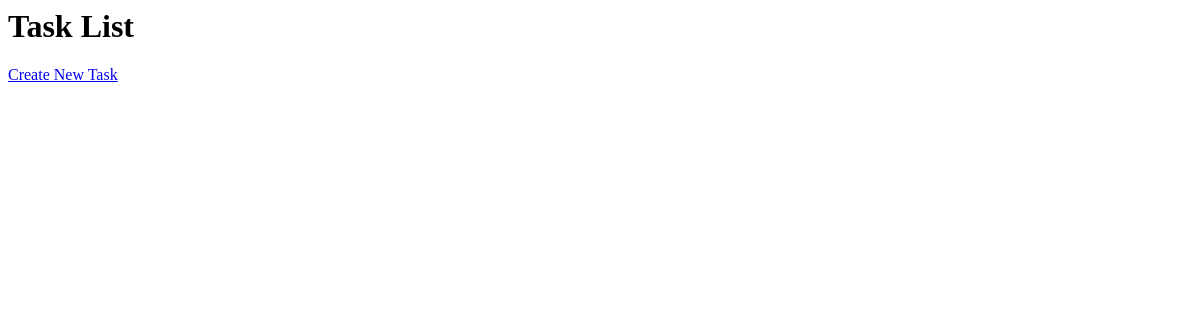
Before: / with the older database file.
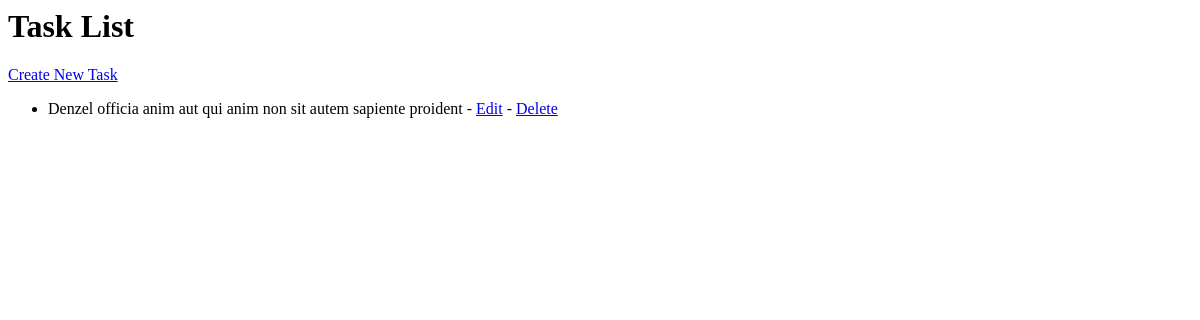
After: the same page with the newer database file.
### tasks/models.py (models this page shows, shortened)
class Task(models.Model):
    title = models.CharField(max_length=100)
    description = models.TextField()
    status = models.BooleanField(default=False)

### tasks/views.py (the view)
# urls.py: path('', views.task_list, name='task_list'),
def task_list(request):
    tasks = Task.objects.all()
    context = {
        'tasks': tasks
    }
    return render(request, 'tasks/task_list.html', context)

### templates/tasks/task_list.html
<h1>Task List</h1>
<a href="{% url 'create_task' %}">Create New Task</a>
<ul>
  {% for task in tasks %}
    <li>
      {{ task.title }} - <a href="{% url 'update_task' task.id %}">Edit</a> -
      <a href="{% url 'delete_task' task.id %}">Delete</a>
    </li>
  {% endfor %}
</ul>

Changed rows visible on the page:
added Task: title "Denzel officia anim aut qui anim non sit autem sapiente proident"
